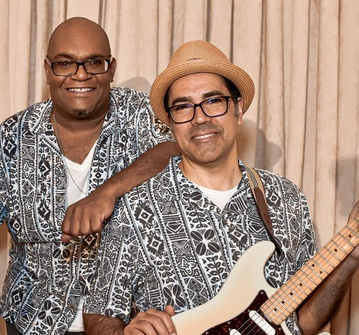
#> input picture Jason_Plus_the_MLC_2021.JPG, 359 x 335 px, shrunk from 1240 x 1158 before the run
$ python crop-mark.py
#> lines starting #> are read from the running program, lines starting #| are printed output that depends on the picture
"""Crop Mark Larson out of band photos. Run from repo root.

Restore full originals first (Windows - do NOT use git show > file):
  .\\scripts\\restore-originals.ps1

Then:
  python scripts\\crop-mark.py
"""
from pathlib import Path

from PIL import Image

ROOT = Path(__file__).resolve().parent.parent

# name -> (x0, y0, x1, y1) as fractions of width/height
CROPS = {
    "Jason_Plus_the_MLC_2021.JPG": (0.38, 0.0, 1.0, 1.0),
    "JASON_AND_THE_MLC_020.JPG": (0.0, 0.04, 0.70, 0.96),
    "JASON_AND_THE_MLC_036.JPG": (0.0, 0.0, 0.56, 1.0),
    "tosco_2022_christmas_pic.JPG": (0.0, 0.0, 0.34, 1.0),
}

for name, (x0, y0, x1, y1) in CROPS.items():
    path = ROOT / name
    if not path.exists():
        print("skip (missing):", name)
        continue
    im = Image.open(path)
#> im is the input picture: PIL image 359x335 RGB; mean R, G, B 164, 138.7, 124.1
    w, h = im.size
#> w = 359; h = 335
    box = (int(w * x0), int(h * y0), int(w * x1), int(h * y1))
#> box = (136, 0, 359, 335)
    out = im.crop(box)
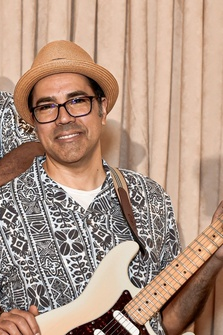
#> out: PIL image 223x335 RGB; mean R, G, B 176.3, 148, 130.5
    out.save(path, quality=92, optimize=True)
    print("cropped", name, "->", out.size)
#| cropped Jason_Plus_the_MLC_2021.JPG -> (223, 335)
#> pass 2 of the loop `for name, (x0, y0, x1, y1) in CROPS.items():`:
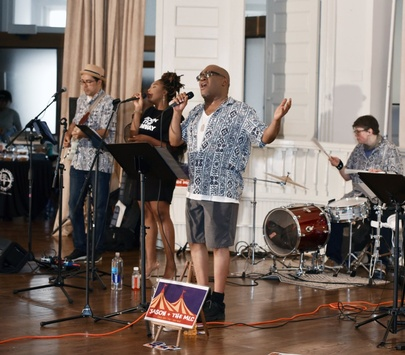
#> input picture JASON_AND_THE_MLC_020.JPG, 405 x 355 px, shrunk from 1400 x 1226 before the run
#> im is the input picture: PIL image 405x355 RGB; mean R, G, B 124.2, 111.6, 105.2
#> `out = im.crop(box)`:
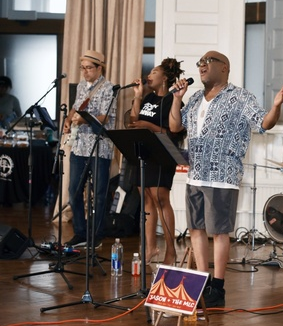
#> out: PIL image 283x326 RGB; mean R, G, B 113.4, 101.2, 95.6
#| cropped JASON_AND_THE_MLC_020.JPG -> (283, 326)
#> pass 3 of the loop `for name, (x0, y0, x1, y1) in CROPS.items():`:
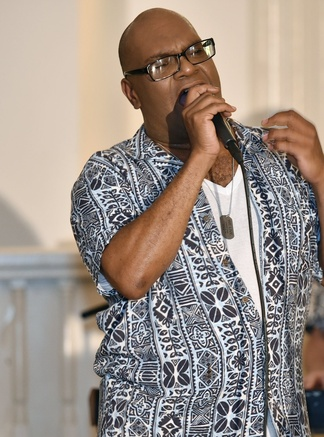
#> input picture JASON_AND_THE_MLC_036.JPG, 324 x 437 px, shrunk from 1120 x 1510 before the run
#> im is the input picture: PIL image 324x437 RGB; mean R, G, B 157.2, 144.8, 136.2
#> `out = im.crop(box)`:
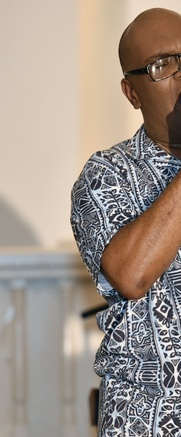
#> out: PIL image 181x437 RGB; mean R, G, B 161.3, 148.4, 138.4
#| cropped JASON_AND_THE_MLC_036.JPG -> (181, 437)
#> the loop made 4 passes; the first 3 are shown
